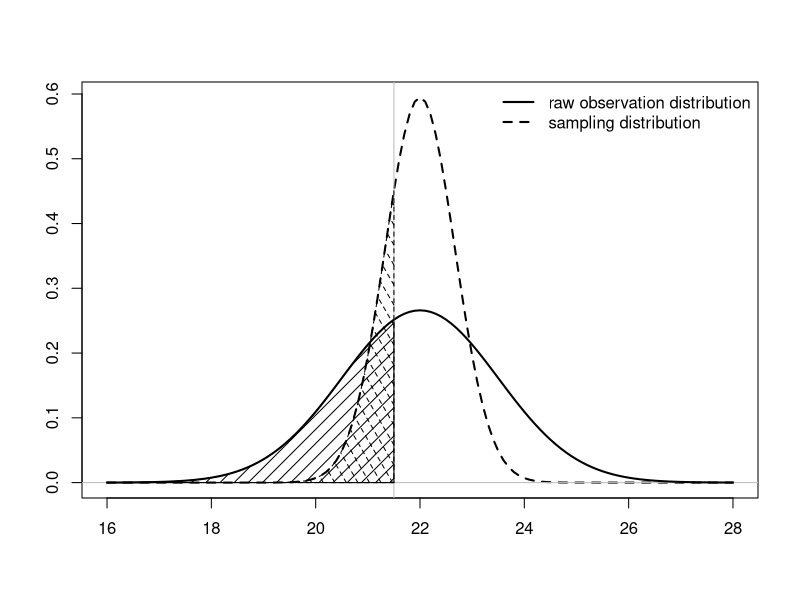

Generate this figure with R:
#****************************************************************************#
# (A) Follow this the steps in this file to get familiar with functions relating
#     to the normal distribution
#
# (B) After you complete all the given steps
#     (1) Write some R code to find the z-values required for a 90% confidence interval.
#     (2) Correctly state the confidence interval for a variable with SD=5cm and mean=1m.
#
# (C) Next, write some code that will find the z value corresponding to a sample
#     mean of 113cm calculated from a sample of 100 measurements. If the 
#     hypothesised mean is 1m and known SD=5cm, state the alternative hypothesis
#     and write some code to test the hypothesised against the measured mean at
#     a significance level of 1%. State the result of the test in a full sentence.
#
#****************************************************************************#

# plots for mean temperature 22, standard deviation 1.5, sample size 5
#========================================================================== 
# create a vector of x-axis values to use for plotting 
xvals<-seq(16, 28, by=0.1)

# create the values of the sampling distribution (the function dnorm does this)
fx.samp<-dnorm(xvals,22,1.5/sqrt(5))

# plot the sampling distribution
plot(xvals, fx.samp, type="l", lty=2, lwd=2, xlab="", ylab="")

# add the x-axis
abline(h=0, col="gray")

# now create the values of the normal distribution of temperatures
fx<-dnorm(xvals,22,1.5)

# and plot it - remember, lines() and points() are used to add to an already existing plot, while plot() restarts the picture
lines(xvals, fx, lwd=2)

# we add a legend to explain what was plotted (use '?legend' at the R command line to get information about all the different arguments)
legend("topright", legend=c("raw observation distribution", "sampling distribution"), lty=1:2, lwd=c(2,2), bty="n")

# now that we have the plots, let's ask probability questions 
#================================================================
# with pnorm() we can find out what the probability is of values in a distribution falling under a certain value, for example, in the normal distribution of temperatures above, what is the probability that a measured temperature will fall under 21.5
pnorm(21.5, mean=22, sd=1.5)

# or we can ask the same question for the sampling distribution (we expect to get a much smaller number here, as the sampling distribution is more 'huddled' around the mean, with fewer values in the tails)
pnorm(21.5, mean=22, sd=1.5/sqrt(5))

# note that calling pnorm() corresponds to manually looking up the normal distribution probability table, then de-normalizing the looked-up value with our mean and standard deviation


# illustrating the probabilities
#============================================
# draw the vertical boundary for the probability area for X<21.5
abline(v=21.5, col="gray")

# we manually define the polygon: it will include points only up to x=21.5
# included x-values
xvals.sub<-xvals[xvals<=21.5]
# included y-values in the instance distribution
fx.sub<-fx[xvals<=21.5]
# included y-values in the sampling distribution
fx.samp.sub<-fx.samp[xvals<=21.5]

# we add the point (0, 21.5) to the points in the distribution curve, bind them into a matrix with cbind(), then fill in the polygon, for both the instance distribution and the sampling distribution, specifying different hatching lines for the two (angle=120 vs default; lty=2 vs default)
polygon(cbind(c(21.5, xvals.sub), c(0, fx.sub)), density = 10)
polygon(cbind(c(21.5, xvals.sub), c(0, fx.samp.sub)), density = 10, angle=120, lty=2)

